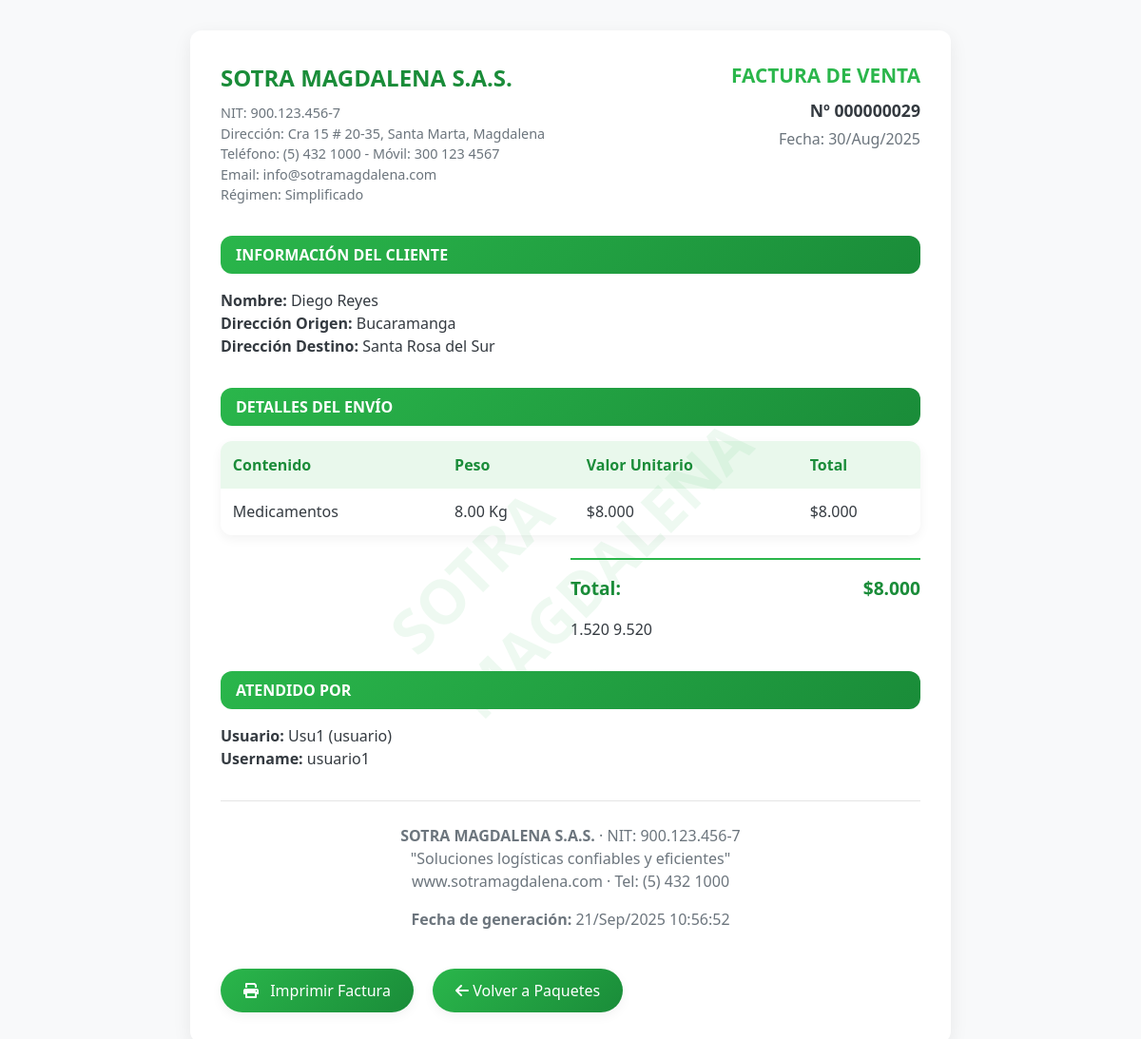
The page /pages/paquetes/factPesoUsu.php?id=29 (signed in) on the database its author committed.
### tables this page shows
CREATE TABLE `enviosxpeso` (
  `id` int(11) NOT NULL,
  `nombre_cliente` varchar(100) NOT NULL,
  `direccion_origen` varchar(255) NOT NULL,
  `direccion_destino` varchar(255) NOT NULL,
  `contenido` varchar(255) NOT NULL,
  `peso` decimal(10,2) NOT NULL,
  `fecha_registro` timestamp NOT NULL DEFAULT current_timestamp(),
  `precio` decimal(10,2) NOT NULL,
  `usuario_id` int(11) DEFAULT NULL
);

CREATE TABLE `usuarios` (
  `id` int(11) NOT NULL,
  `nombre` varchar(100) NOT NULL,
  `username` varchar(50) NOT NULL,
  `password` varchar(255) NOT NULL,
  `rol` enum('usuario','administrador') NOT NULL DEFAULT 'usuario',
  `estado` tinyint(1) DEFAULT 1
);

### pages/paquetes/factPesoUsu.php (the view, shortened to what this page needs)
<?php
$servername = "localhost";
$username   = "root";
$password   = "";
$dbname     = "enviosdb";
$conn = new mysqli($servername, $username, $password, $dbname);
$id_envio = intval($_GET['id']);
$sql = "SELECT e.*, u.nombre AS usuario_nombre, u.username, u.rol
        FROM enviosxpeso e
        INNER JOIN usuarios u ON e.usuario_id = u.id
        WHERE e.id = $id_envio
        LIMIT 1";
$result = $conn->query($sql);
$envio = $result->fetch_assoc();
?>
<!DOCTYPE html>
<html lang="es">
<head>
    <link href="https://cdn.jsdelivr.net/npm/bootstrap@5.3.0/dist/css/bootstrap.min.css" rel="stylesheet">
    <link rel="stylesheet" href="https://cdnjs.cloudflare.com/ajax/libs/font-awesome/6.0.0/css/all.min.css">
    <link rel="stylesheet" href="../../css/pages/paquetes/styleFactPesoUsu.css">
</head>
<body>
    <div class="invoice-container">
        <div class="watermark">SOTRA MAGDALENA</div>
        <div class="invoice-header">
            <div class="company-info">
                <div class="company-name">SOTRA MAGDALENA S.A.S.</div>
                <div class="company-details">
                    NIT: 900.123.456-7<br>
                    Dirección: Cra 15 # 20-35, Santa Marta, Magdalena<br>
                    Teléfono: (5) 432 1000 - Móvil: 300 123 4567<br>
                    Email: info@sotramagdalena.com<br>
                    Régimen: Simplificado
                </div>
            </div>
            <div class="invoice-info">
                <div class="invoice-title">FACTURA DE VENTA</div>
                <div class="invoice-number">Nº <?= str_pad($envio['id'], 9, "0", STR_PAD_LEFT) ?></div>
                <div class="invoice-date">Fecha: <?= date("d/M/Y", strtotime($envio['fecha_registro'])) ?></div>
            </div>
        </div>
        <div class="client-info">
            <div class="section-title">INFORMACIÓN DEL CLIENTE</div>
            <p>
                <strong>Nombre:</strong> <?= htmlspecialchars($envio['nombre_cliente']) ?><br>
                <strong>Dirección Origen:</strong> <?= htmlspecialchars($envio['direccion_origen']) ?><br>
                <strong>Dirección Destino:</strong> <?= htmlspecialchars($envio['direccion_destino']) ?><br>
            </p>
        </div>
        <div class="invoice-details">
            <div class="section-title">DETALLES DEL ENVÍO</div>
            <table>
                <thead>
                    <tr>
                        <th>Contenido</th>
                        <th>Peso</th>
                        <th>Valor Unitario</th>
                        <th>Total</th>
                    </tr>
                </thead>
                <tbody>
                    <tr>
                        <td><?= htmlspecialchars($envio['contenido']) ?></td>
                        <td><?= number_format($envio['peso'], 2) ?> Kg</td>
                        <td>$<?= number_format($envio['precio'], 0, ',', '.') ?></td>
                        <td>$<?= number_format($envio['precio'], 0, ',', '.') ?></td>
                    </tr>
                </tbody>
            </table>
            <div class="totals">
                <p><strong>Total:</strong> <span>$<?= number_format($envio['precio'], 0, ',', '.') ?></span></p>
                <?= number_format($envio['precio'] * 0.19, 0, ',', '.') ?>
                <?= number_format($envio['precio'] * 1.19, 0, ',', '.') ?>
            </div>
        </div>
        <div class="user-info">
            <div class="section-title">ATENDIDO POR</div>
            <p>
                <strong>Usuario:</strong> <?= htmlspecialchars($envio['usuario_nombre']) ?> (<?= htmlspecialchars($envio['rol']) ?>)<br>
                <strong>Username:</strong> <?= htmlspecialchars($envio['username']) ?>
            </p>
        </div>
        <div class="footer">
            <p><strong>SOTRA MAGDALENA S.A.S.</strong> · NIT: 900.123.456-7<br>
                "Soluciones logísticas confiables y eficientes"<br>
                www.sotramagdalena.com · Tel: (5) 432 1000</p>
            <p><strong>Fecha de generación:</strong> <?= date("d/M/Y H:i:s") ?></p>
        </div>
        <button class="print-btn" onclick="window.print()">
            <i class="fas fa-print me-2"></i> Imprimir Factura
        </button>
        <button class="print-btn" onclick="window.location.href='/Sotramagdalena/pages/dashboardPrecios.php'">
            <i class="fas fa-arrow-left"></i> Volver a Paquetes
        </button>
    </div>
</body>
</html>

### css/pages/paquetes/styleFactPesoUsu.css (style rules this page uses)
:root { --primary-color: #2ab64b; --primary-dark: #1a8c39; --secondary-color: #c2db34; --accent-color: #3ce745; --primary-gradient: linear-gradient(135deg, var(--primary-color), var(--primary-dark)); --secondary-gradient: linear-gradient(135deg, var(--secondary-color), #a8c41c); --accent-gradient: linear-gradient(135deg, var(--accent-color), #2bc034); --light-bg: #f8f9fa; --card-bg: #ffffff; --text-dark: #343a40; --text-muted: #6c757d; --border-radius: 12px; --shadow-sm: 0 4px 12px rgba(0, 0, 0, 0.05); --shadow-md: 0 6px 20px rgba(0, 0, 0, 0.07); --transition: all 0.3s ease; }
body { background-color: var(--light-bg); color: var(--text-dark); font-family: 'Segoe UI', Tahoma, Geneva, Verdana, sans-serif; padding: 2rem 0; }
.invoice-container { max-width: 800px; margin: 0 auto; background: var(--card-bg); border-radius: var(--border-radius); box-shadow: var(--shadow-md); padding: 2rem; position: relative; overflow: hidden; }
.watermark { position: absolute; top: 50%; left: 50%; transform: translate(-50%, -50%) rotate(-45deg); font-size: 4rem; font-weight: 800; color: rgba(42, 182, 75, 0.08); z-index: 0; pointer-events: none; user-select: none; }
.invoice-header { display: flex; justify-content: space-between; margin-bottom: 2rem; position: relative; z-index: 1; }
.company-info { flex: 1; }
.company-name { font-size: 1.5rem; font-weight: 700; color: var(--primary-dark); margin-bottom: 0.5rem; }
.company-details { color: var(--text-muted); font-size: 0.9rem; }
.invoice-info { text-align: right; }
.invoice-title { font-size: 1.3rem; font-weight: 700; color: var(--primary-color); margin-bottom: 0.5rem; }
.invoice-number { font-size: 1.1rem; font-weight: 600; margin-bottom: 0.3rem; }
.invoice-date { color: var(--text-muted); margin-bottom: 0.3rem; }
.section-title { background: var(--primary-gradient); color: white; padding: 0.5rem 1rem; border-radius: var(--border-radius); margin-bottom: 1rem; font-weight: 600; }
.client-info, .invoice-details, .user-info { margin-bottom: 2rem; position: relative; z-index: 1; }
table { width: 100%; border-collapse: collapse; margin-bottom: 1.5rem; box-shadow: var(--shadow-sm); border-radius: var(--border-radius); overflow: hidden; }
table th { background-color: rgba(42, 182, 75, 0.1); padding: 0.8rem; text-align: left; font-weight: 600; color: var(--primary-dark); }
table td { padding: 0.8rem; border-bottom: 1px solid rgba(0, 0, 0, 0.05); }
table tr:last-child td { border-bottom: none; }
.totals { width: 50%; margin-left: auto; }
.totals p { display: flex; justify-content: space-between; padding: 0.5rem 0; margin-bottom: 0.5rem; }
.totals p:last-child { font-weight: 700; font-size: 1.2rem; color: var(--primary-dark); border-top: 2px solid var(--primary-color); margin-top: 0.5rem; padding-top: 1rem; }
.footer { text-align: center; margin-top: 2rem; padding-top: 1.5rem; border-top: 1px solid rgba(0, 0, 0, 0.1); color: var(--text-muted); position: relative; z-index: 1; }
.print-btn { background: var(--primary-gradient); color: white; border: none; padding: 0.7rem 1.5rem; border-radius: 50px; font-weight: 500; margin-right: 1rem; margin-top: 1.5rem; cursor: pointer; transition: var(--transition); box-shadow: var(--shadow-sm); }

### rows shown on the page
enviosxpeso: id "000000029", fecha_registro "30/Aug/2025", nombre_cliente "Diego Reyes", direccion_origen "Bucaramanga", direccion_destino "Santa Rosa del Sur", contenido "Medicamentos", peso "8.00", precio "8.000", $envio['precio']*0.19 "1.520", $envio['precio']*1.19 "9.520", usuario.nombre "Usu1", usuario.rol "usuario", usuario.username "usuario1"
